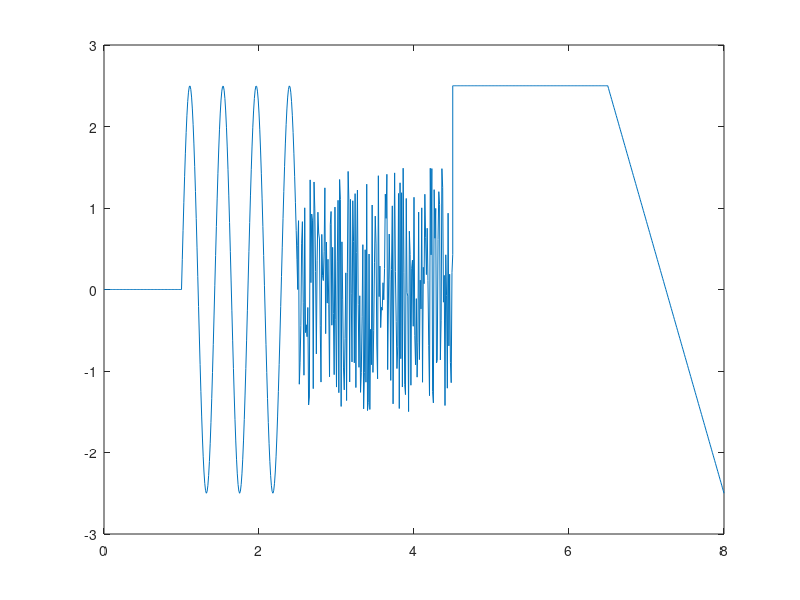

This figure's MATLAB source:
%% Gabalveida signāla montāža
%% Sinusoīda
t_sin=1:0.01:2.5;
%y_sin=A0+A*sin(2*pi*f*(t-delay))
A0=0;
A=2.5;
T =(2.5-1)/3.5; f = 1/T;
delay = 1;
y_sin=A0+A*sin(2*pi*f*(t_sin-delay));
%plot(t_sin,y_sin)
%% Lineāri mainīgs signāls
t_saw = 6.5:0.01:8;
% y_saw = k*(t-delay);
% k = (yA-yB)/(tA-tB)
k = (2.5-(-2.5))/(6.5-8);
delay = 7.25;
y_saw = k*(t_saw-delay);
%plot(t_saw,y_saw)
%% Nemainīgs signāls (Konstante)
t_const = 4.5:0.01:6.5;
%y_const = 2.5;% šeit ir kļūda
% te vaajdzētu nodefinēt y, tā lai elementu skaits būtu vienādsv ar t_const
%y_const = zeros(1,201)+2.5;% šis ir pareizi, bet modificējot programmu tas arī varētu izraisīt kļudu.
y_const = zeros(size(t_const))+2.5;
%plot(t_const,y_const)
%% nuļļu signāls
t_zero = 0:0.01:1;
y_zero = zeros(size(t_zero))+0;
%plot(t_zero,y_zero)
%% trokšņa signāls
t_noise = 2.5:0.01:4.5;
y_noise = rand(size(t_noise))*3-1.5;
%plot(t_noise,y_noise)
%% Signālu apvienošana
t = [t_zero,t_sin,t_noise,t_const,t_saw];
y = [y_zero,y_sin,y_noise,y_const,y_saw];
plot(t,y)